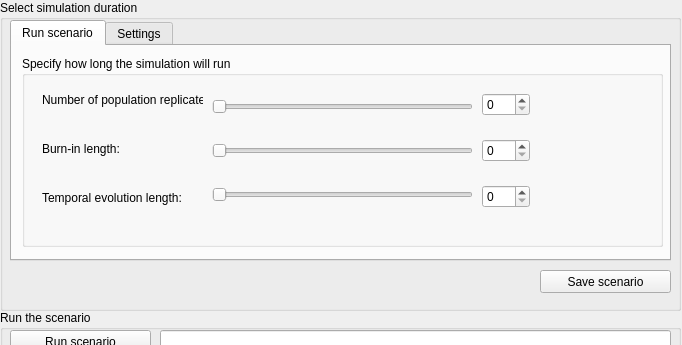
      <widget class="QWidget" name="page_7">
       <property name="geometry">
        <rect>
         <x>0</x>
         <y>0</y>
         <width>682</width>
         <height>345</height>
        </rect>
       </property>
       <attribute name="label">
        <string>Step 3 - Run / re-run scenario</string>
       </attribute>
       <widget class="QGroupBox" name="groupBox_6">
        <property name="geometry">
         <rect>
          <x>0</x>
          <y>310</y>
          <width>681</width>
          <height>61</height>
         </rect>
        </property>
        <property name="title">
         <string>Run the scenario</string>
        </property>
        <widget class="QPushButton" name="pushButton_11">
         <property name="geometry">
          <rect>
           <x>10</x>
           <y>20</y>
           <width>141</width>
           <height>23</height>
          </rect>
         </property>
         <property name="text">
          <string>Run scenario</string>
         </property>
        </widget>
        <widget class="QLineEdit" name="lineEdit_14">
         <property name="geometry">
          <rect>
           <x>160</x>
           <y>20</y>
           <width>511</width>
           <height>20</height>
          </rect>
         </property>
        </widget>
       </widget>
       <widget class="QGroupBox" name="groupBox_7">
        <property name="geometry">
         <rect>
          <x>0</x>
          <y>0</y>
          <width>681</width>
          <height>311</height>
         </rect>
        </property>
        <property name="title">
         <string>Select simulation duration</string>
        </property>
        <widget class="QTabWidget" name="tabWidget_2">
         <property name="geometry">
          <rect>
           <x>10</x>
           <y>20</y>
           <width>661</width>
           <height>241</height>
          </rect>
         </property>
         <property name="currentIndex">
          <number>0</number>
         </property>
         <widget class="QWidget" name="tab_3">
          <attribute name="title">
           <string>Run scenario</string>
          </attribute>
          <widget class="QGroupBox" name="groupBox_27">
           <property name="geometry">
            <rect>
             <x>10</x>
             <y>10</y>
             <width>641</width>
             <height>191</height>
            </rect>
           </property>
           <property name="title">
            <string>Specify how long the simulation will run</string>
           </property>
           <widget class="QWidget" name="layoutWidget_40">
            <property name="geometry">
             <rect>
              <x>460</x>
              <y>20</y>
              <width>48</width>
              <height>151</height>
             </rect>
            </property>
            <layout class="QVBoxLayout" name="verticalLayout_40">
             <item>
              <widget class="QSpinBox" name="spinBox_37"/>
             </item>
             <item>
              <widget class="QSpinBox" name="spinBox_38"/>
             </item>
             <item>
              <widget class="QSpinBox" name="spinBox_39"/>
             </item>
            </layout>
           </widget>
           <widget class="QWidget" name="layoutWidget_41">
            <property name="geometry">
             <rect>
              <x>190</x>
              <y>20</y>
              <width>261</width>
              <height>151</height>
             </rect>
            </property>
            <layout class="QVBoxLayout" name="verticalLayout_41">
             <item>
              <widget class="QSlider" name="horizontalSlider_45">
               <property name="orientation">
                <enum>Qt::Horizontal</enum>
               </property>
              </widget>
             </item>
             <item>
              <widget class="QSlider" name="horizontalSlider_46">
               <property name="orientation">
                <enum>Qt::Horizontal</enum>
               </property>
              </widget>
             </item>
             <item>
              <widget class="QSlider" name="horizontalSlider_47">
               <property name="orientation">
                <enum>Qt::Horizontal</enum>
               </property>
              </widget>
             </item>
            </layout>
           </widget>
           <widget class="QWidget" name="layoutWidget_42">
            <property name="geometry">
             <rect>
              <x>20</x>
              <y>22</y>
              <width>161</width>
              <height>141</height>
             </rect>
            </property>
            <layout class="QVBoxLayout" name="verticalLayout_42">
             <item>
              <widget class="QLabel" name="label_58">
               <property name="text">
                <string>Number of population replicates:</string>
               </property>
              </widget>
             </item>
             <item>
              <widget class="QLabel" name="label_59">
               <property name="text">
                <string>Burn-in length:</string>
               </property>
              </widget>
             </item>
             <item>
              <widget class="QLabel" name="label_60">
               <property name="text">
                <string>Temporal evolution length:</string>
               </property>
              </widget>
             </item>
            </layout>
           </widget>
          </widget>
         </widget>
         <widget class="QWidget" name="tab_4">
          <attribute name="title">
           <string>Settings</string>
          </attribute>
         </widget>
        </widget>
        <widget class="QPushButton" name="pushButton_8">
         <property name="geometry">
          <rect>
           <x>540</x>
           <y>270</y>
           <width>131</width>
           <height>23</height>
          </rect>
         </property>
         <property name="text">
          <string>Save scenario</string>
         </property>
        </widget>
       </widget>
      </widget>
